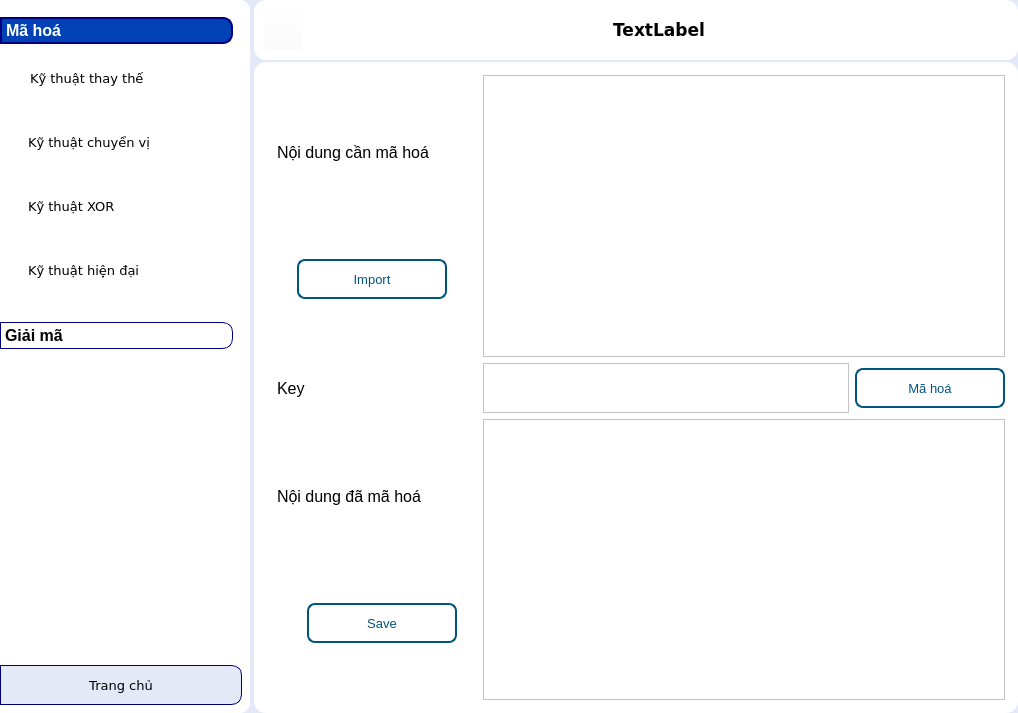
<?xml version="1.0" encoding="UTF-8"?>
<ui version="4.0">
 <class>MainWindow</class>
 <widget class="QMainWindow" name="MainWindow">
  <property name="geometry">
   <rect>
    <x>0</x>
    <y>0</y>
    <width>1018</width>
    <height>713</height>
   </rect>
  </property>
  <property name="windowTitle">
   <string>MainWindow</string>
  </property>
  <property name="styleSheet">
   <string notr="true">background-color: rgb(227, 233, 247);</string>
  </property>
  <widget class="QWidget" name="centralwidget">
   <property name="styleSheet">
    <string notr="true">#sideBar{
border-top-right-radius: 10px; 
border-bottom-right-radius: 10px; 
background-color: rgb(255, 255, 255);
}</string>
   </property>
   <layout class="QGridLayout" name="gridLayout">
    <property name="leftMargin">
     <number>0</number>
    </property>
    <property name="topMargin">
     <number>0</number>
    </property>
    <property name="rightMargin">
     <number>0</number>
    </property>
    <property name="bottomMargin">
     <number>0</number>
    </property>
    <property name="spacing">
     <number>0</number>
    </property>
    <item row="0" column="1">
     <widget class="QWidget" name="container" native="true">
      <property name="styleSheet">
       <string notr="true">#header{
	background-color: rgb(255, 255, 255);
	border-radius:12px;
}
#label_action{
	background-color: rgba(255, 255, 255,0);
}
#btnBack{
	background-color: rgba(255, 255, 255,0);
}
#body{
	border-radius:12px;
	background-color: rgb(255, 255, 255);
}</string>
      </property>
      <layout class="QGridLayout" name="gridLayout_2">
       <property name="leftMargin">
        <number>4</number>
       </property>
       <property name="topMargin">
        <number>0</number>
       </property>
       <property name="rightMargin">
        <number>0</number>
       </property>
       <property name="bottomMargin">
        <number>0</number>
       </property>
       <property name="horizontalSpacing">
        <number>0</number>
       </property>
       <property name="verticalSpacing">
        <number>2</number>
       </property>
       <item row="0" column="0">
        <widget class="QWidget" name="header" native="true">
         <property name="minimumSize">
          <size>
           <width>0</width>
           <height>60</height>
          </size>
         </property>
         <property name="maximumSize">
          <size>
           <width>16777215</width>
           <height>60</height>
          </size>
         </property>
         <property name="styleSheet">
          <string notr="true">
</string>
         </property>
         <layout class="QGridLayout" name="gridLayout_3">
          <property name="topMargin">
           <number>4</number>
          </property>
          <property name="bottomMargin">
           <number>4</number>
          </property>
          <item row="0" column="0">
           <widget class="QPushButton" name="btnBack">
            <property name="minimumSize">
             <size>
              <width>40</width>
              <height>40</height>
             </size>
            </property>
            <property name="maximumSize">
             <size>
              <width>40</width>
              <height>40</height>
             </size>
            </property>
            <property name="styleSheet">
             <string notr="true">background-color: rgba(255, 255, 255, 0);
</string>
            </property>
            <property name="text">
             <string/>
            </property>
            <property name="icon">
             <iconset resource="resource.qrc">
              <normaloff>:/icon/icon/icons8-back-64.ico</normaloff>
              <activeon>:/icon/icon/icons8-back-64-_1_.ico</activeon>
              <selectedon>:/icon/icon/icons8-back-64-_1_.ico</selectedon>:/icon/icon/icons8-back-64.ico</iconset>
            </property>
            <property name="iconSize">
             <size>
              <width>40</width>
              <height>40</height>
             </size>
            </property>
            <property name="checkable">
             <bool>true</bool>
            </property>
           </widget>
          </item>
          <item row="0" column="1">
           <widget class="QLabel" name="label_action">
            <property name="sizePolicy">
             <sizepolicy hsizetype="Preferred" vsizetype="Preferred">
              <horstretch>0</horstretch>
              <verstretch>0</verstretch>
             </sizepolicy>
            </property>
            <property name="font">
             <font>
              <family>Verdana</family>
              <pointsize>13</pointsize>
              <weight>75</weight>
              <bold>true</bold>
             </font>
            </property>
            <property name="layoutDirection">
             <enum>Qt::LeftToRight</enum>
            </property>
            <property name="styleSheet">
             <string notr="true"/>
            </property>
            <property name="text">
             <string>TextLabel</string>
            </property>
            <property name="alignment">
             <set>Qt::AlignCenter</set>
            </property>
           </widget>
          </item>
         </layout>
        </widget>
       </item>
       <item row="1" column="0">
        <widget class="QWidget" name="body" native="true">
         <property name="styleSheet">
          <string notr="true">background-color: rgb(255, 255, 255);</string>
         </property>
         <layout class="QGridLayout" name="gridLayout_4">
          <property name="leftMargin">
           <number>4</number>
          </property>
          <property name="topMargin">
           <number>4</number>
          </property>
          <property name="rightMargin">
           <number>4</number>
          </property>
          <property name="bottomMargin">
           <number>4</number>
          </property>
          <property name="spacing">
           <number>0</number>
          </property>
          <item row="0" column="0">
           <widget class="QStackedWidget" name="stackedWidget">
            <property name="styleSheet">
             <string notr="true">QPushButton{	
	background-color: rgb(0, 151, 197);
	border-radius:10;
	color: rgb(255, 255, 255)
}
QPushButton:hover{	
background-color: rgb(0, 65, 181);
}

</string>
            </property>
            <property name="currentIndex">
             <number>4</number>
            </property>
            <widget class="QWidget" name="menu_KTTT">
             <property name="styleSheet">
              <string notr="true">
</string>
             </property>
             <layout class="QGridLayout" name="gridLayout_6">
              <property name="leftMargin">
               <number>0</number>
              </property>
              <property name="topMargin">
               <number>0</number>
              </property>
              <property name="rightMargin">
               <number>0</number>
              </property>
              <property name="bottomMargin">
               <number>0</number>
              </property>
              <property name="spacing">
               <number>0</number>
              </property>
              <item row="0" column="0">
               <layout class="QGridLayout" name="gridLayout_5">
                <property name="leftMargin">
                 <number>20</number>
                </property>
                <property name="topMargin">
                 <number>20</number>
                </property>
                <property name="rightMargin">
                 <number>20</number>
                </property>
                <property name="bottomMargin">
                 <number>20</number>
                </property>
                <property name="spacing">
                 <number>50</number>
                </property>
                <item row="1" column="0">
                 <widget class="QPushButton" name="btn_MH_TT_Trithemius">
                  <property name="minimumSize">
                   <size>
                    <width>200</width>
                    <height>200</height>
                   </size>
                  </property>
                  <property name="maximumSize">
                   <size>
                    <width>300</width>
                    <height>300</height>
                   </size>
                  </property>
                  <property name="font">
                   <font>
                    <pointsize>16</pointsize>
                   </font>
                  </property>
                  <property name="text">
                   <string>Trithemius</string>
                  </property>
                 </widget>
                </item>
                <item row="1" column="1">
                 <widget class="QPushButton" name="btn_MH_TT_Belassco">
                  <property name="minimumSize">
                   <size>
                    <width>200</width>
                    <height>200</height>
                   </size>
                  </property>
                  <property name="maximumSize">
                   <size>
                    <width>300</width>
                    <height>300</height>
                   </size>
                  </property>
                  <property name="font">
                   <font>
                    <pointsize>16</pointsize>
                   </font>
                  </property>
                  <property name="text">
                   <string>Belassco</string>
                  </property>
                 </widget>
                </item>
                <item row="0" column="1">
                 <widget class="QPushButton" name="btn_MH_TT_Vignere">
                  <property name="minimumSize">
                   <size>
                    <width>200</width>
                    <height>200</height>
                   </size>
                  </property>
                  <property name="maximumSize">
                   <size>
                    <width>300</width>
                    <height>300</height>
                   </size>
                  </property>
                  <property name="font">
                   <font>
                    <pointsize>16</pointsize>
                   </font>
                  </property>
                  <property name="text">
                   <string>Vignere</string>
                  </property>
                 </widget>
                </item>
                <item row="0" column="0">
                 <widget class="QPushButton" name="btn_MH_CCeasar">
                  <property name="minimumSize">
                   <size>
                    <width>200</width>
                    <height>200</height>
                   </size>
                  </property>
                  <property name="maximumSize">
                   <size>
                    <width>300</width>
                    <height>300</height>
                   </size>
                  </property>
                  <property name="font">
                   <font>
                    <pointsize>16</pointsize>
                   </font>
                  </property>
                  <property name="text">
                   <string>CCeasar</string>
                  </property>
                 </widget>
                </item>
               </layout>
              </item>
             </layout>
            </widget>
            <widget class="QWidget" name="page_2">
             <layout class="QGridLayout" name="gridLayout_7">
              <item row="0" column="0">
               <layout class="QHBoxLayout" name="horizontalLayout">
                <item>
                 <widget class="QPushButton" name="btn_MH_CV_1">
                  <property name="minimumSize">
                   <size>
                    <width>200</width>
                    <height>200</height>
                   </size>
                  </property>
                  <property name="maximumSize">
                   <size>
                    <width>300</width>
                    <height>300</height>
                   </size>
                  </property>
                  <property name="font">
                   <font>
                    <pointsize>16</pointsize>
                   </font>
                  </property>
                  <property name="text">
                   <string>Một dòng</string>
                  </property>
                 </widget>
                </item>
                <item>
                 <widget class="QPushButton" name="btn_MH_CV_n">
                  <property name="minimumSize">
                   <size>
                    <width>200</width>
                    <height>200</height>
                   </size>
                  </property>
                  <property name="maximumSize">
                   <size>
                    <width>300</width>
                    <height>300</height>
                   </size>
                  </property>
                  <property name="font">
                   <font>
                    <pointsize>16</pointsize>
                   </font>
                  </property>
                  <property name="text">
                   <string>Nhiều dòng</string>
                  </property>
                 </widget>
                </item>
               </layout>
              </item>
             </layout>
            </widget>
            <widget class="QWidget" name="menu_MH_XOR">
             <layout class="QGridLayout" name="gridLayout_9">
              <property name="leftMargin">
               <number>0</number>
              </property>
              <property name="topMargin">
               <number>0</number>
              </property>
              <property name="rightMargin">
               <number>0</number>
              </property>
              <property name="bottomMargin">
               <number>0</number>
              </property>
              <property name="spacing">
               <number>0</number>
              </property>
              <item row="0" column="0">
               <layout class="QGridLayout" name="gridLayout_8">
                <property name="leftMargin">
                 <number>20</number>
                </property>
                <property name="topMargin">
                 <number>20</number>
                </property>
                <property name="rightMargin">
                 <number>20</number>
                </property>
                <property name="bottomMargin">
                 <number>20</number>
                </property>
                <property name="spacing">
                 <number>50</number>
                </property>
                <item row="1" column="0">
                 <widget class="QPushButton" name="btn_MH_XOR_Trithemius">
                  <property name="minimumSize">
                   <size>
                    <width>200</width>
                    <height>200</height>
                   </size>
                  </property>
                  <property name="maximumSize">
                   <size>
                    <width>300</width>
                    <height>300</height>
                   </size>
                  </property>
                  <property name="font">
                   <font>
                    <pointsize>16</pointsize>
                   </font>
                  </property>
                  <property name="text">
                   <string>Trithemius</string>
                  </property>
                 </widget>
                </item>
                <item row="1" column="1">
                 <widget class="QPushButton" name="btn_MH_XOR_Belassco">
                  <property name="minimumSize">
                   <size>
                    <width>200</width>
                    <height>200</height>
                   </size>
                  </property>
                  <property name="maximumSize">
                   <size>
                    <width>300</width>
                    <height>300</height>
                   </size>
                  </property>
                  <property name="font">
                   <font>
                    <pointsize>16</pointsize>
                   </font>
                  </property>
                  <property name="text">
                   <string>Belassco</string>
                  </property>
                 </widget>
                </item>
                <item row="0" column="1">
                 <widget class="QPushButton" name="btn_MH_XOR_Vignere">
                  <property name="minimumSize">
                   <size>
                    <width>200</width>
                    <height>200</height>
                   </size>
                  </property>
                  <property name="maximumSize">
                   <size>
                    <width>300</width>
                    <height>300</height>
                   </size>
                  </property>
                  <property name="font">
                   <font>
                    <pointsize>16</pointsize>
                   </font>
                  </property>
                  <property name="text">
                   <string>Vignere</string>
                  </property>
                 </widget>
                </item>
                <item row="0" column="0">
                 <widget class="QPushButton" name="btn_MH_XOR_CCeasar">
                  <property name="minimumSize">
                   <size>
                    <width>200</width>
                    <height>200</height>
                   </size>
                  </property>
                  <property name="maximumSize">
                   <size>
                    <width>300</width>
                    <height>300</height>
                   </size>
                  </property>
                  <property name="font">
                   <font>
                    <pointsize>16</pointsize>
                   </font>
                  </property>
                  <property name="text">
                   <string>CCeasar</string>
                  </property>
                 </widget>
                </item>
               </layout>
              </item>
             </layout>
            </widget>
            <widget class="QWidget" name="page">
             <layout class="QGridLayout" name="gridLayout_10">
              <item row="0" column="0">
               <layout class="QHBoxLayout" name="horizontalLayout_2">
                <item>
                 <widget class="QPushButton" name="btn_MH_HD_DES">
                  <property name="minimumSize">
                   <size>
                    <width>200</width>
                    <height>200</height>
                   </size>
                  </property>
                  <property name="maximumSize">
                   <size>
                    <width>300</width>
                    <height>300</height>
                   </size>
                  </property>
                  <property name="font">
                   <font>
                    <pointsize>16</pointsize>
                   </font>
                  </property>
                  <property name="text">
                   <string>DES</string>
                  </property>
                 </widget>
                </item>
                <item>
                 <widget class="QPushButton" name="btn_MH_HD_RSAR">
                  <property name="minimumSize">
                   <size>
                    <width>200</width>
                    <height>200</height>
                   </size>
                  </property>
                  <property name="maximumSize">
                   <size>
                    <width>300</width>
                    <height>300</height>
                   </size>
                  </property>
                  <property name="font">
                   <font>
                    <pointsize>16</pointsize>
                   </font>
                  </property>
                  <property name="text">
                   <string>RSAR</string>
                  </property>
                 </widget>
                </item>
               </layout>
              </item>
             </layout>
            </widget>
            <widget class="QWidget" name="ui_key">
             <property name="styleSheet">
              <string notr="true">#ui_key QPushButton{	
	color: rgb(0, 85, 127);
	background-color: rgb(255, 255, 255);
	border:2px solid  rgb(0, 85, 127);
	border-radius:8px
}
#ui_key QPushButton:pressed{	
	background-color: rgb(0, 85, 127);
	color: rgb(255, 255, 255);
}
#ui_key QPushButton:hover{	
	background-color: rgb(0, 85, 127);
	color: rgb(255, 255, 255);
}
#ui_key  QTextEdit{
	padding:8px
}
#ui_key  QTextEdit:focus{
	border:2px solid rgb(0, 85, 127);
	border-radius:8px;px;
}</string>
             </property>
             <layout class="QGridLayout" name="gridLayout_14">
              <item row="0" column="0">
               <layout class="QGridLayout" name="gridLayout_13">
                <property name="leftMargin">
                 <number>10</number>
                </property>
                <item row="0" column="0">
                 <layout class="QGridLayout" name="gridLayout_11">
                  <property name="verticalSpacing">
                   <number>30</number>
                  </property>
                  <item row="0" column="0">
                   <widget class="QLabel" name="label">
                    <property name="minimumSize">
                     <size>
                      <width>200</width>
                      <height>40</height>
                     </size>
                    </property>
                    <property name="maximumSize">
                     <size>
                      <width>200</width>
                      <height>40</height>
                     </size>
                    </property>
                    <property name="font">
                     <font>
                      <pointsize>12</pointsize>
                     </font>
                    </property>
                    <property name="text">
                     <string>Nội dung cần mã hoá</string>
                    </property>
                   </widget>
                  </item>
                  <item row="1" column="0">
                   <widget class="QWidget" name="widget" native="true">
                    <property name="minimumSize">
                     <size>
                      <width>200</width>
                      <height>40</height>
                     </size>
                    </property>
                    <property name="maximumSize">
                     <size>
                      <width>200</width>
                      <height>40</height>
                     </size>
                    </property>
                    <widget class="QPushButton" name="btn_Import_UIKEY">
                     <property name="geometry">
                      <rect>
                       <x>20</x>
                       <y>0</y>
                       <width>150</width>
                       <height>40</height>
                      </rect>
                     </property>
                     <property name="minimumSize">
                      <size>
                       <width>150</width>
                       <height>40</height>
                      </size>
                     </property>
                     <property name="maximumSize">
                      <size>
                       <width>150</width>
                       <height>16777215</height>
                      </size>
                     </property>
                     <property name="font">
                      <font>
                       <pointsize>10</pointsize>
                      </font>
                     </property>
                     <property name="text">
                      <string>Import</string>
                     </property>
                    </widget>
                   </widget>
                  </item>
                 </layout>
                </item>
                <item row="0" column="1">
                 <widget class="QTextEdit" name="txt_PlainText_UIKEY">
                  <property name="minimumSize">
                   <size>
                    <width>400</width>
                    <height>250</height>
                   </size>
                  </property>
                  <property name="font">
                   <font>
                    <pointsize>9</pointsize>
                   </font>
                  </property>
                  <property name="placeholderText">
                   <string/>
                  </property>
                 </widget>
                </item>
                <item row="1" column="0">
                 <widget class="QLabel" name="label_2">
                  <property name="minimumSize">
                   <size>
                    <width>200</width>
                    <height>40</height>
                   </size>
                  </property>
                  <property name="maximumSize">
                   <size>
                    <width>200</width>
                    <height>40</height>
                   </size>
                  </property>
                  <property name="font">
                   <font>
                    <pointsize>12</pointsize>
                   </font>
                  </property>
                  <property name="text">
                   <string>Key</string>
                  </property>
                 </widget>
                </item>
                <item row="1" column="1">
                 <layout class="QHBoxLayout" name="horizontalLayout_3">
                  <item>
                   <widget class="QTextEdit" name="txt_Key_UIKEY">
                    <property name="minimumSize">
                     <size>
                      <width>250</width>
                      <height>50</height>
                     </size>
                    </property>
                    <property name="maximumSize">
                     <size>
                      <width>16777215</width>
                      <height>50</height>
                     </size>
                    </property>
                    <property name="font">
                     <font>
                      <pointsize>9</pointsize>
                     </font>
                    </property>
                   </widget>
                  </item>
                  <item>
                   <widget class="QPushButton" name="btn_MaHoa_UIKEY">
                    <property name="minimumSize">
                     <size>
                      <width>150</width>
                      <height>40</height>
                     </size>
                    </property>
                    <property name="maximumSize">
                     <size>
                      <width>150</width>
                      <height>16777215</height>
                     </size>
                    </property>
                    <property name="font">
                     <font>
                      <pointsize>10</pointsize>
                     </font>
                    </property>
                    <property name="text">
                     <string>Mã hoá</string>
                    </property>
                   </widget>
                  </item>
                 </layout>
                </item>
                <item row="2" column="0">
                 <layout class="QGridLayout" name="gridLayout_12">
                  <property name="verticalSpacing">
                   <number>30</number>
                  </property>
                  <item row="0" column="0">
                   <widget class="QLabel" name="label_3">
                    <property name="minimumSize">
                     <size>
                      <width>200</width>
                      <height>40</height>
                     </size>
                    </property>
                    <property name="maximumSize">
                     <size>
                      <width>200</width>
                      <height>40</height>
                     </size>
                    </property>
                    <property name="font">
                     <font>
                      <pointsize>12</pointsize>
                     </font>
                    </property>
                    <property name="text">
                     <string>Nội dung đã mã hoá</string>
                    </property>
                   </widget>
                  </item>
                  <item row="1" column="0">
                   <widget class="QWidget" name="widget_2" native="true">
                    <property name="minimumSize">
                     <size>
                      <width>200</width>
                      <height>40</height>
                     </size>
                    </property>
                    <property name="maximumSize">
                     <size>
                      <width>200</width>
                      <height>40</height>
                     </size>
                    </property>
                    <widget class="QPushButton" name="btn_Save_UIKEY">
                     <property name="geometry">
                      <rect>
                       <x>30</x>
                       <y>0</y>
                       <width>150</width>
                       <height>40</height>
                      </rect>
                     </property>
                     <property name="minimumSize">
                      <size>
                       <width>150</width>
                       <height>40</height>
                      </size>
                     </property>
                     <property name="maximumSize">
                      <size>
                       <width>150</width>
                       <height>16777215</height>
                      </size>
                     </property>
                     <property name="font">
                      <font>
                       <pointsize>10</pointsize>
                      </font>
                     </property>
                     <property name="text">
                      <string>Save</string>
                     </property>
                    </widget>
                   </widget>
                  </item>
                 </layout>
                </item>
                <item row="2" column="1">
                 <widget class="QTextEdit" name="txt_Cyphertext_UIKEY">
                  <property name="minimumSize">
                   <size>
                    <width>400</width>
                    <height>250</height>
                   </size>
                  </property>
                  <property name="font">
                   <font>
                    <pointsize>9</pointsize>
                   </font>
                  </property>
                 </widget>
                </item>
               </layout>
              </item>
             </layout>
            </widget>
           </widget>
          </item>
         </layout>
        </widget>
       </item>
      </layout>
     </widget>
    </item>
    <item row="0" column="0">
     <widget class="QWidget" name="sideBar" native="true">
      <property name="maximumSize">
       <size>
        <width>250</width>
        <height>16777215</height>
       </size>
      </property>
      <property name="styleSheet">
       <string notr="true">#btn_Home{
	border: 1px solid rgb(0, 0, 127);
	border-top-right-radius: 10px;
	border-bottom-right-radius: 10px;
}

#btn_Home:hover{
background-color: rgb(0, 128, 211);
	color: rgb(255, 255, 255);
}

</string>
      </property>
      <layout class="QVBoxLayout" name="verticalLayout_4">
       <property name="spacing">
        <number>10</number>
       </property>
       <property name="leftMargin">
        <number>0</number>
       </property>
       <property name="topMargin">
        <number>8</number>
       </property>
       <property name="rightMargin">
        <number>8</number>
       </property>
       <property name="bottomMargin">
        <number>8</number>
       </property>
       <item>
        <widget class="QWidget" name="sideBar_menu" native="true">
         <property name="minimumSize">
          <size>
           <width>230</width>
           <height>350</height>
          </size>
         </property>
         <property name="styleSheet">
          <string notr="true">
background-color: rgb(255, 255, 255);
</string>
         </property>
         <layout class="QVBoxLayout" name="verticalLayout_3">
          <property name="leftMargin">
           <number>0</number>
          </property>
          <item>
           <widget class="QToolBox" name="toolBox">
            <property name="sizePolicy">
             <sizepolicy hsizetype="Preferred" vsizetype="Preferred">
              <horstretch>0</horstretch>
              <verstretch>0</verstretch>
             </sizepolicy>
            </property>
            <property name="minimumSize">
             <size>
              <width>0</width>
              <height>0</height>
             </size>
            </property>
            <property name="maximumSize">
             <size>
              <width>16777215</width>
              <height>16777215</height>
             </size>
            </property>
            <property name="sizeIncrement">
             <size>
              <width>0</width>
              <height>0</height>
             </size>
            </property>
            <property name="font">
             <font>
              <family>Tahoma</family>
              <pointsize>12</pointsize>
              <weight>75</weight>
              <bold>true</bold>
             </font>
            </property>
            <property name="autoFillBackground">
             <bool>false</bool>
            </property>
            <property name="styleSheet">
             <string notr="true">#toolBox{
	color: rgb(0, 0, 0);
}
#toolBox::tab{
	border: 1px solid rgb(0, 0, 127);
	border-top-right-radius: 10px;
	border-bottom-right-radius: 10px;
}
#toolBox:tab::selected{
	border: 2px solid rgb(0, 0, 127);
	border-top-right-radius: 10px;
	border-bottom-right-radius: 10px;	
	color: rgb(255, 255, 255);
	
	background-color: rgb(0, 65, 181);
}
</string>
            </property>
            <property name="currentIndex">
             <number>0</number>
            </property>
            <property name="tabSpacing">
             <number>8</number>
            </property>
            <widget class="QWidget" name="menuMH">
             <property name="geometry">
              <rect>
               <x>0</x>
               <y>0</y>
               <width>231</width>
               <height>248</height>
              </rect>
             </property>
             <property name="sizePolicy">
              <sizepolicy hsizetype="Preferred" vsizetype="Preferred">
               <horstretch>0</horstretch>
               <verstretch>0</verstretch>
              </sizepolicy>
             </property>
             <property name="maximumSize">
              <size>
               <width>16777215</width>
               <height>300</height>
              </size>
             </property>
             <property name="sizeIncrement">
              <size>
               <width>0</width>
               <height>0</height>
              </size>
             </property>
             <property name="styleSheet">
              <string notr="true">QPushButton{
	text-align:left;	
	border-radius:20;
	padding-left:12px;	
	color: rgb(0, 0, 0);
}
QPushButton:hover{		
	color: rgb(255, 255, 255);
	background-color: rgb(104, 92, 254);
	font:bold;
}</string>
             </property>
             <attribute name="icon">
              <iconset resource="resource.qrc">
               <normaloff>:/icon/icon/icons8-decryption-62-_1_.ico</normaloff>
               <activeon>:/icon/icon/icons8-decryption-62-_1_.ico</activeon>:/icon/icon/icons8-decryption-62-_1_.ico</iconset>
             </attribute>
             <attribute name="label">
              <string>Mã hoá</string>
             </attribute>
             <widget class="QWidget" name="">
              <property name="geometry">
               <rect>
                <x>10</x>
                <y>0</y>
                <width>211</width>
                <height>261</height>
               </rect>
              </property>
              <layout class="QVBoxLayout" name="verticalLayout">
               <property name="spacing">
                <number>15</number>
               </property>
               <property name="sizeConstraint">
                <enum>QLayout::SetDefaultConstraint</enum>
               </property>
               <property name="leftMargin">
                <number>8</number>
               </property>
               <property name="topMargin">
                <number>0</number>
               </property>
               <property name="rightMargin">
                <number>0</number>
               </property>
               <property name="bottomMargin">
                <number>16</number>
               </property>
               <item>
                <widget class="QPushButton" name="btnMH_ThayThe">
                 <property name="minimumSize">
                  <size>
                   <width>190</width>
                   <height>45</height>
                  </size>
                 </property>
                 <property name="font">
                  <font>
                   <family>Verdana</family>
                   <pointsize>10</pointsize>
                   <weight>50</weight>
                   <bold>false</bold>
                  </font>
                 </property>
                 <property name="styleSheet">
                  <string notr="true">

</string>
                 </property>
                 <property name="text">
                  <string>Kỹ thuật thay thế</string>
                 </property>
                </widget>
               </item>
               <item>
                <widget class="QPushButton" name="btnMH_ChuyenVi">
                 <property name="minimumSize">
                  <size>
                   <width>190</width>
                   <height>45</height>
                  </size>
                 </property>
                 <property name="font">
                  <font>
                   <family>Verdana</family>
                   <pointsize>10</pointsize>
                   <weight>50</weight>
                   <bold>false</bold>
                  </font>
                 </property>
                 <property name="styleSheet">
                  <string notr="true">text-align:left;
padding-left:10px</string>
                 </property>
                 <property name="text">
                  <string>Kỹ thuật chuyển vị</string>
                 </property>
                </widget>
               </item>
               <item>
                <widget class="QPushButton" name="btnMH_XOR">
                 <property name="minimumSize">
                  <size>
                   <width>190</width>
                   <height>45</height>
                  </size>
                 </property>
                 <property name="font">
                  <font>
                   <family>Verdana</family>
                   <pointsize>10</pointsize>
                   <weight>50</weight>
                   <bold>false</bold>
                  </font>
                 </property>
                 <property name="styleSheet">
                  <string notr="true">text-align:left;
padding-left:10px</string>
                 </property>
                 <property name="text">
                  <string>Kỹ thuật XOR</string>
                 </property>
                </widget>
               </item>
               <item>
                <widget class="QPushButton" name="btnMH_HienDai">
                 <property name="minimumSize">
                  <size>
                   <width>190</width>
                   <height>45</height>
                  </size>
                 </property>
                 <property name="font">
                  <font>
                   <family>Verdana</family>
                   <pointsize>10</pointsize>
                   <weight>50</weight>
                   <bold>false</bold>
                  </font>
                 </property>
                 <property name="styleSheet">
                  <string notr="true">text-align:left;
padding-left:10px</string>
                 </property>
                 <property name="text">
                  <string>Kỹ thuật hiện đại</string>
                 </property>
                </widget>
               </item>
              </layout>
             </widget>
            </widget>
            <widget class="QWidget" name="menuGM">
             <property name="geometry">
              <rect>
               <x>0</x>
               <y>0</y>
               <width>231</width>
               <height>248</height>
              </rect>
             </property>
             <property name="maximumSize">
              <size>
               <width>16777215</width>
               <height>250</height>
              </size>
             </property>
             <property name="styleSheet">
              <string notr="true">QPushButton{
	text-align:left;	
	border-radius:20;
	padding-left:12px;	
	color: rgb(0, 0, 0);
}
QPushButton:hover{		
	color: rgb(255, 255, 255);
	background-color: rgb(104, 92, 254);
	font:bold;
}</string>
             </property>
             <attribute name="icon">
              <iconset resource="resource.qrc">
               <normaloff>:/icon/icon/icons8-encryption-48.ico</normaloff>
               <activeon>:/icon/icon/icons8-encryption-48.ico</activeon>:/icon/icon/icons8-encryption-48.ico</iconset>
             </attribute>
             <attribute name="label">
              <string>Giải mã</string>
             </attribute>
             <widget class="QWidget" name="layoutWidget">
              <property name="geometry">
               <rect>
                <x>10</x>
                <y>0</y>
                <width>211</width>
                <height>222</height>
               </rect>
              </property>
              <layout class="QVBoxLayout" name="verticalLayout_2">
               <property name="spacing">
                <number>15</number>
               </property>
               <property name="leftMargin">
                <number>8</number>
               </property>
               <property name="topMargin">
                <number>0</number>
               </property>
               <property name="rightMargin">
                <number>0</number>
               </property>
               <property name="bottomMargin">
                <number>16</number>
               </property>
               <item>
                <widget class="QPushButton" name="btnGM_ThayThe">
                 <property name="minimumSize">
                  <size>
                   <width>170</width>
                   <height>40</height>
                  </size>
                 </property>
                 <property name="font">
                  <font>
                   <family>Verdana</family>
                   <pointsize>10</pointsize>
                  </font>
                 </property>
                 <property name="styleSheet">
                  <string notr="true">text-align:left;
padding-left:10px;
</string>
                 </property>
                 <property name="text">
                  <string>Kỹ thuật thay thế</string>
                 </property>
                </widget>
               </item>
               <item>
                <widget class="QPushButton" name="btnGM_ChuyenVi">
                 <property name="minimumSize">
                  <size>
                   <width>170</width>
                   <height>40</height>
                  </size>
                 </property>
                 <property name="font">
                  <font>
                   <family>Verdana</family>
                   <pointsize>10</pointsize>
                  </font>
                 </property>
                 <property name="styleSheet">
                  <string notr="true">text-align:left;
padding-left:10px</string>
                 </property>
                 <property name="text">
                  <string>Kỹ thuật chuyển vị</string>
                 </property>
                </widget>
               </item>
               <item>
                <widget class="QPushButton" name="btnGM_XOR">
                 <property name="minimumSize">
                  <size>
                   <width>170</width>
                   <height>40</height>
                  </size>
                 </property>
                 <property name="font">
                  <font>
                   <family>Verdana</family>
                   <pointsize>10</pointsize>
                  </font>
                 </property>
                 <property name="styleSheet">
                  <string notr="true">text-align:left;
padding-left:10px</string>
                 </property>
                 <property name="text">
                  <string>Kỹ thuật XOR</string>
                 </property>
                </widget>
               </item>
               <item>
                <widget class="QPushButton" name="btnGM_HienDai">
                 <property name="minimumSize">
                  <size>
                   <width>170</width>
                   <height>40</height>
                  </size>
                 </property>
                 <property name="font">
                  <font>
                   <family>Verdana</family>
                   <pointsize>10</pointsize>
                  </font>
                 </property>
                 <property name="styleSheet">
                  <string notr="true">text-align:left;
padding-left:10px</string>
                 </property>
                 <property name="text">
                  <string>Kỹ thuật hiện đại</string>
                 </property>
                </widget>
               </item>
              </layout>
             </widget>
            </widget>
           </widget>
          </item>
         </layout>
        </widget>
       </item>
       <item>
        <spacer name="verticalSpacer_3">
         <property name="orientation">
          <enum>Qt::Vertical</enum>
         </property>
         <property name="sizeHint" stdset="0">
          <size>
           <width>20</width>
           <height>284</height>
          </size>
         </property>
        </spacer>
       </item>
       <item>
        <widget class="QPushButton" name="btn_Home">
         <property name="minimumSize">
          <size>
           <width>0</width>
           <height>40</height>
          </size>
         </property>
         <property name="maximumSize">
          <size>
           <width>16777215</width>
           <height>40</height>
          </size>
         </property>
         <property name="font">
          <font>
           <family>Verdana</family>
           <pointsize>10</pointsize>
          </font>
         </property>
         <property name="styleSheet">
          <string notr="true">

</string>
         </property>
         <property name="text">
          <string>Trang chủ</string>
         </property>
         <property name="icon">
          <iconset resource="resource.qrc">
           <normaloff>:/icon/icon/home-button.png</normaloff>:/icon/icon/home-button.png</iconset>
         </property>
        </widget>
       </item>
      </layout>
     </widget>
    </item>
   </layout>
   <zorder>container</zorder>
   <zorder>horizontalLayoutWidget</zorder>
   <zorder>frame</zorder>
   <zorder>frame_2</zorder>
   <zorder>sideBar</zorder>
  </widget>
 </widget>
 <resources>
  <include location="resource.qrc"/>
 </resources>
 <connections/>
</ui>
